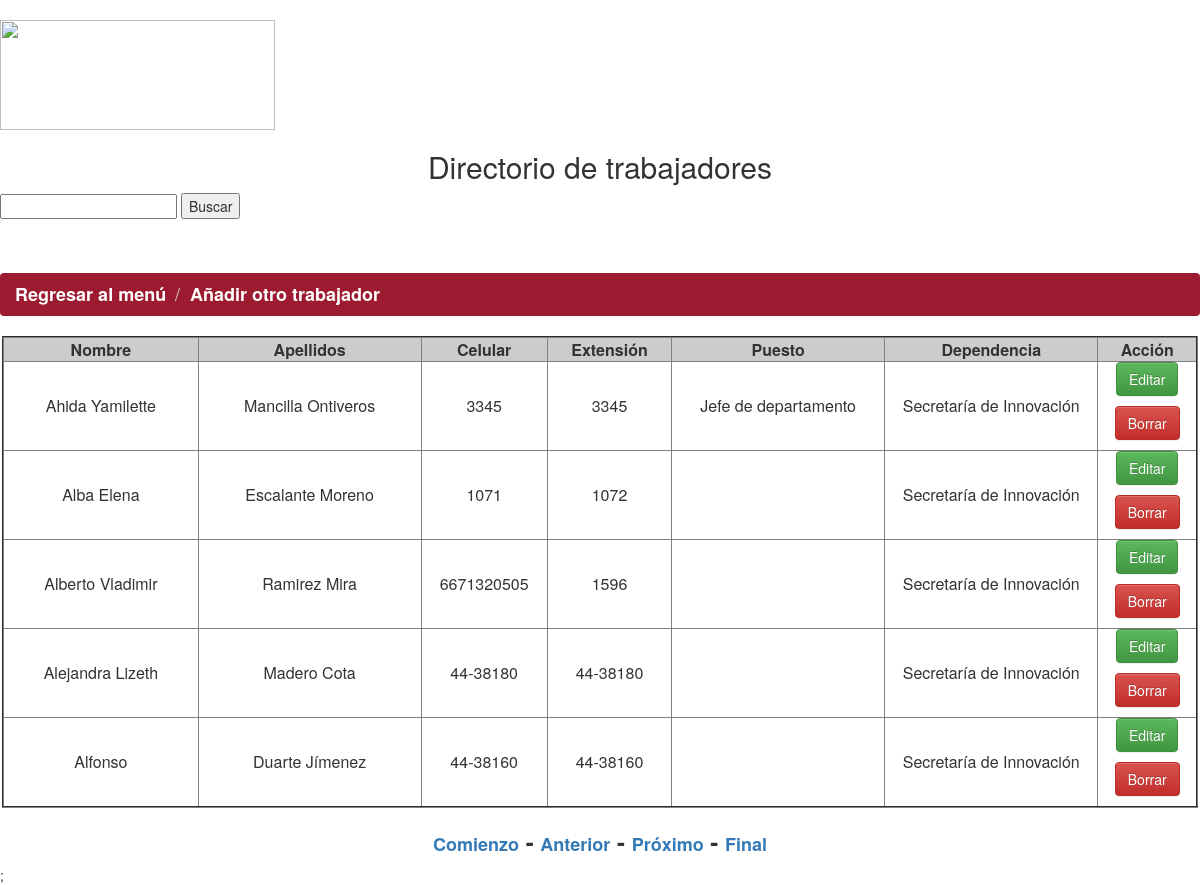
/listadotrabajadores3.php, run on the app's committed database.
### tables this page shows
CREATE TABLE IF NOT EXISTS `trabajadores` (
  `id_usuario` int(100) NOT NULL,
  `nombre` text NOT NULL,
  `apellidos` text NOT NULL,
  `cel` varchar(100) DEFAULT NULL,
  `extencion` varchar(100) NOT NULL,
  `puesto` text,
  `dependencia` text
);

### listadotrabajadores3.php (the view, shortened to what this page needs)
<html>
<head>
<body>
</body>
</head>
</html>
<?php
$currentPage = $_SERVER["PHP_SELF"];
$maxRows_RsTrabajadores = 5;
$pageNum_RsTrabajadores = 0;
$startRow_RsTrabajadores = $pageNum_RsTrabajadores * $maxRows_RsTrabajadores;
?>
<div align="justify">
<?php require_once('Connections/base.php'); ?>
<?php
if (isset($_REQUEST['$nombre'])) {
$nombre = $_REQUEST['$nombre'];
} else {
$nombre= "";
}
$query_RsTrabajadores = "SELECT trabajadores.id_usuario, trabajadores.nombre, trabajadores.apellidos, trabajadores.cel, trabajadores.extencion, trabajadores.puesto, trabajadores.dependencia from trabajadores where concat(replace(trabajadores.nombre,' ', '') , replace(trabajadores.apellidos,' ', '')) like replace('%$nombre%',' ','') order by nombre";
$query_limit_RsTrabajadores = sprintf("%s LIMIT %d, %d", $query_RsTrabajadores, $startRow_RsTrabajadores, $maxRows_RsTrabajadores);
$RsTrabajadores = mysql_query($query_limit_RsTrabajadores, $base) or die(mysql_error());
$row_RsTrabajadores = mysql_fetch_assoc($RsTrabajadores);
if (isset($_GET['totalRows_RsTrabajadores'])) {
  $totalRows_RsTrabajadores = $_GET['totalRows_RsTrabajadores'];
} else {
  $all_RsTrabajadores = mysql_query($query_RsTrabajadores);
  $totalRows_RsTrabajadores = mysql_num_rows($all_RsTrabajadores);
}
$totalPages_RsTrabajadores = ceil($totalRows_RsTrabajadores/$maxRows_RsTrabajadores)-1;
$queryString_RsTrabajadores = "";
$queryString_RsTrabajadores = sprintf("&totalRows_RsTrabajadores=%d%s", $totalRows_RsTrabajadores, $queryString_RsTrabajadores);
?>
<link rel="stylesheet" href="https://maxcdn.bootstrapcdn.com/bootstrap/3.3.7/css/bootstrap.min.css">
<link rel="stylesheet" href="https://maxcdn.bootstrapcdn.com/bootstrap/3.3.7/css/bootstrap-theme.min.css">
<h1 align="left"><img src="img/innovacion.jpg" width="275" height="110" /></h1>
<h2 align="center">Directorio de trabajadores</h2>
<form action="/listadotrabajadores3.php" method="post"  align="left">
  <input name="$nombre" type="text" id="nombre" style="height:25" value="" width:"200px" />
  <input type="submit" id="btn_enviar" name="btn_enviar" value="Buscar" />
</form>
<br/><br/>
<ol class="breadcrumb" style="background-color:#9d1b30; color:#FFFFFF ">
  <li class="Estilo1"><a href="menu.html" class="Estilo2" style="color:#FFFFFF">Regresar al menú</a></li>
 <li class="Estilo2"><a href="creartrabajadores.php" class="Estilo2" style="color:#FFFFFF"><strong>Añadir otro trabajador</strong></a></li>
</ol>
 <?php
if ($totalRows_RsTrabajadores >= 1){
?>
<table width="1196" border="2" align="center" cellspacing="0"" >
  <tr bgcolor="#CCCCCC">
    <td width="326" bgcolor="#CCCCCC"><div align="center"><strong>Nombre</strong></div></td>
    <td width="378" bgcolor="#CCCCCC"><div align="center"><strong>Apellidos</strong></div></td>
    <td width="164" bgcolor="#CCCCCC"><div align="center"><strong>Celular</strong></div></td>
    <td width="173" bgcolor="#CCCCCC"><div align="center"><strong>Extensi&oacute;n</strong></div></td>
	<td width="330" bgcolor="#CCCCCC"><div align="center"><strong>Puesto</strong></div></td>
	<td width="330" bgcolor="#CCCCCC"><div align="center"><strong>Dependencia</strong></div></td>
    <td width="133" bgcolor="#CCCCCC"><div align="center"><strong>Acci&oacute;n</strong></div></td>
  </tr>
     <?php do { ?>
	<tr>
      <td><div align="center"><?php echo $row_RsTrabajadores['nombre']; ?></div></td>
      <td><div align="center"><?php echo $row_RsTrabajadores['apellidos']; ?></div></td>
      <td><div align="center"><?php echo $row_RsTrabajadores['cel']; ?></div></td>
      <td><div align="center"><?php echo $row_RsTrabajadores['extencion']; ?></div></td>
	  <td><div align="center"><?php echo $row_RsTrabajadores['puesto']; ?></div></td>
	  <td><div align="center"><?php echo $row_RsTrabajadores['dependencia']; ?></div></td>
      <td><p align="center"><a class="btn btn-success" href="Editartrabajadores.php?recordID=<?php echo $row_RsTrabajadores['id_usuario']; ?>">Editar</a></p>
	    <div align="center">
		  <a class="btn btn-danger" onClick="preguntar(<?php echo $row_RsTrabajadores['id_usuario'];?>,'<?php echo $row_RsTrabajadores['nombre']; ?>','<?php echo $row_RsTrabajadores['apellidos'];?>')">Borrar</a></p>
        </div>
  </tr>
  <?php } while ($row_RsTrabajadores = mysql_fetch_assoc($RsTrabajadores)); ?>
</table>
  <?php
}
else {
echo "<b><center><h3>No existen registros con ese nombre</h3></center></b>";
}
?>
<?php
 if ($totalRows_RsTrabajadores > 5){
?>
	<h3 align="center"><strong>
	<a href="<?php printf("%s?pageNum_RsTrabajadores=%d%s", $currentPage, 0, $queryString_RsTrabajadores); ?>" class="Estilo2">Comienzo</a> -
	<a href="<?php printf("%s?pageNum_RsTrabajadores=%d%s", $currentPage, max(0, $pageNum_RsTrabajadores - 1), $queryString_RsTrabajadores); ?>" class="Estilo2">Anterior</a> -
	<a href="<?php printf("%s?pageNum_RsTrabajadores=%d%s", $currentPage, min($totalPages_RsTrabajadores, $pageNum_RsTrabajadores + 1), $queryString_RsTrabajadores); ?>" class="Estilo2">Próximo</a> -
	<a href="<?php printf("%s?pageNum_RsTrabajadores=%d%s", $currentPage, $totalPages_RsTrabajadores, $queryString_RsTrabajadores); ?>" class="Estilo2">Final</a></strong></h3>;
	 <?php
 }
 else {
 echo "<b><center><h3>Proporcione otro nombre u oprima en el botón buscar para reflejar todos los trabajadores</h3></center></b>";
     }
?>

### listadotrabajadores3.php (style rules this page uses)
.Estilo2 { font-size: 18px }

### data on the page
trabajadores: nombre "Ahida Yamilette", apellidos "Mancilla Ontiveros", cel "3345", extencion "3345", puesto "Jefe de departamento", dependencia "Secretaría de Innovación"
trabajadores: nombre "Alba Elena", apellidos "Escalante Moreno", cel "1071", extencion "1072", dependencia "Secretaría de Innovación"
trabajadores: nombre "Alberto Vladimir", apellidos "Ramirez Mira", cel "6671320505", extencion "1596", dependencia "Secretaría de Innovación"
trabajadores: nombre "Alejandra Lizeth", apellidos "Madero Cota", cel "44-38180", extencion "44-38180", dependencia "Secretaría de Innovación"
trabajadores: nombre "Alfonso", apellidos "Duarte Jímenez", cel "44-38160", extencion "44-38160", dependencia "Secretaría de Innovación"
